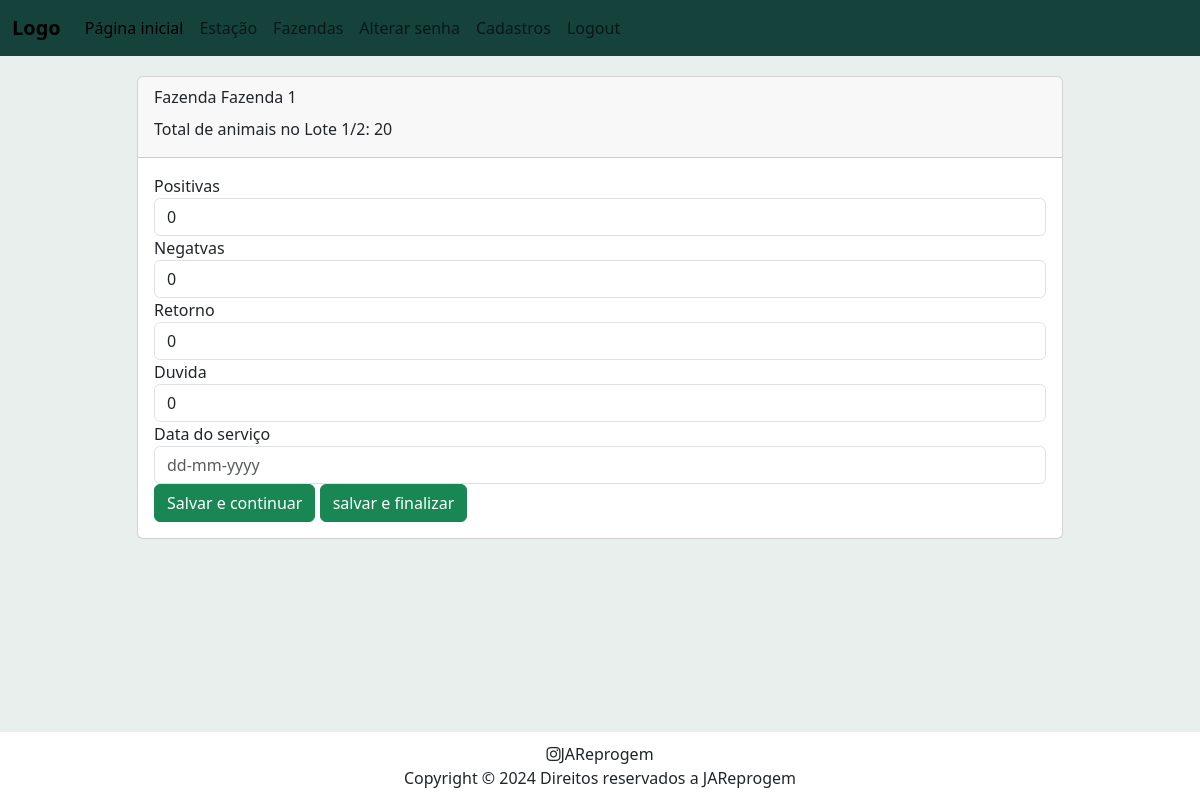
Screenshot of /batch/workday/3 (signed in) with the database file from the repository.
### batch/models.py (models this page shows, shortened)
class Batch(models.Model):
    class Choices(models.TextChoices):
        SIM = "M", "Macho"
        NAO = "F", "Fêmea"
        MIX = "H", "Heterogêneo"
    farm = models.ForeignKey(Farm, on_delete=models.CASCADE, related_name="batches")
    season = models.ForeignKey(Season, on_delete=models.CASCADE, related_name="batches")
    batch_name = models.CharField(max_length=200)
    prior_batch = models.ForeignKey('self', on_delete=models.CASCADE, null=True, blank=True, related_name='derivative')
    batch_shaping = models.ForeignKey(Shaping, on_delete=models.CASCADE, related_name="batches", default=None)
    batch_maternity = models.CharField(
        max_length=1,
        choices=Choices.choices
    )
    protocol =models.ForeignKey(Protocol, on_delete=models.CASCADE, related_name="batches", default=None)
    vet_name = models.ForeignKey(User, on_delete=models.CASCADE, default=1)
    batch_size = models.IntegerField()
    d0_date = models.DateField(blank=True, null=True, default=None)
    dg_date = models.DateField(blank=True, null=True, default=None)
    negative_quant = models.IntegerField(default=0)
    recurrence_negative_quant = models.IntegerField(default=0)
    positive_quant = models.IntegerField(default=0)
    recurrence_positive_quant = models.IntegerField(default=0)
    recurrence_quant = models.IntegerField(default=0)
    uncertainty_quant = models.IntegerField(default=0)
    batch_acronym = models.CharField(max_length=50, default="", blank=True)

### farm/models.py (models this page shows, shortened)
class Farm(models.Model):
    farm_name = models.CharField(max_length=200)
    farm_brand = models.ImageField(default="defaultlogo.jpg", upload_to="farm_logos")
    farm_acronym = models.CharField(max_length=4, default="")
    farm_owner = models.CharField(max_length=200)
    farm_location = models.CharField(max_length=200)

### batch/views.py (the view, shortened to what this page needs)
# urls.py: path("workday/<int:batch_id>", views.add_workday, name="add_workday"),
@login_required
def add_workday(request, batch_id):
    batch = Batch.objects.get(pk=batch_id)
    form = WorkDayForm(request.POST or None, instance=batch)
    context = {
        "batch":batch,
        "form":form
    }
    return render(request, "batch/workdayA.html", context)

### batch/templates/batch/workdayA.html (shortened to what this page needs)
{% extends 'farm/base.html' %}
    {% block body %}
        <div class="container">
            <div class="row">
                <div class="col-lg-10 offset-1">
                    <div class="card">
                        <div class="card-header">
                            <div class="card-title">Fazenda {{ batch.farm.farm_name }}</div>
                            <div class="card-title">Total de animais no {{ batch.batch_name }}: {{ batch.batch_size }}</div>
                        </div>
                        <div class="card-body">
                            <form method="POST">
                                {% for field in form %}
                                    <div class="form-group">
                                        {{ field.label }}
                                        {{ field }}
                                    </div>
                                {% endfor %}
                                <button class="btn btn-success" type="submit" name="action" value="continue">Salvar e continuar</button>
                                <button class="btn btn-success" type="submit" name="action" value="finish"> salvar e finalizar </button>
                            </form>
                        </div>
                    </div>
                </div>
            </div>
        </div>
    {% endblock %}

### farm/templates/farm/base.html (style rules this page uses)
html, body { background-color: #e9efec; height: 100%; display: flex; flex-direction: column; }

### rows the page displays
Batch: farm.farm_name "Fazenda 1", batch_name "Lote 1/2", batch_size "20", form "0" "0" "0" "0"

### other values shown
{{ field.label }} "Positivas" "Negatvas" "Retorno" "Duvida" "Data do serviço"
